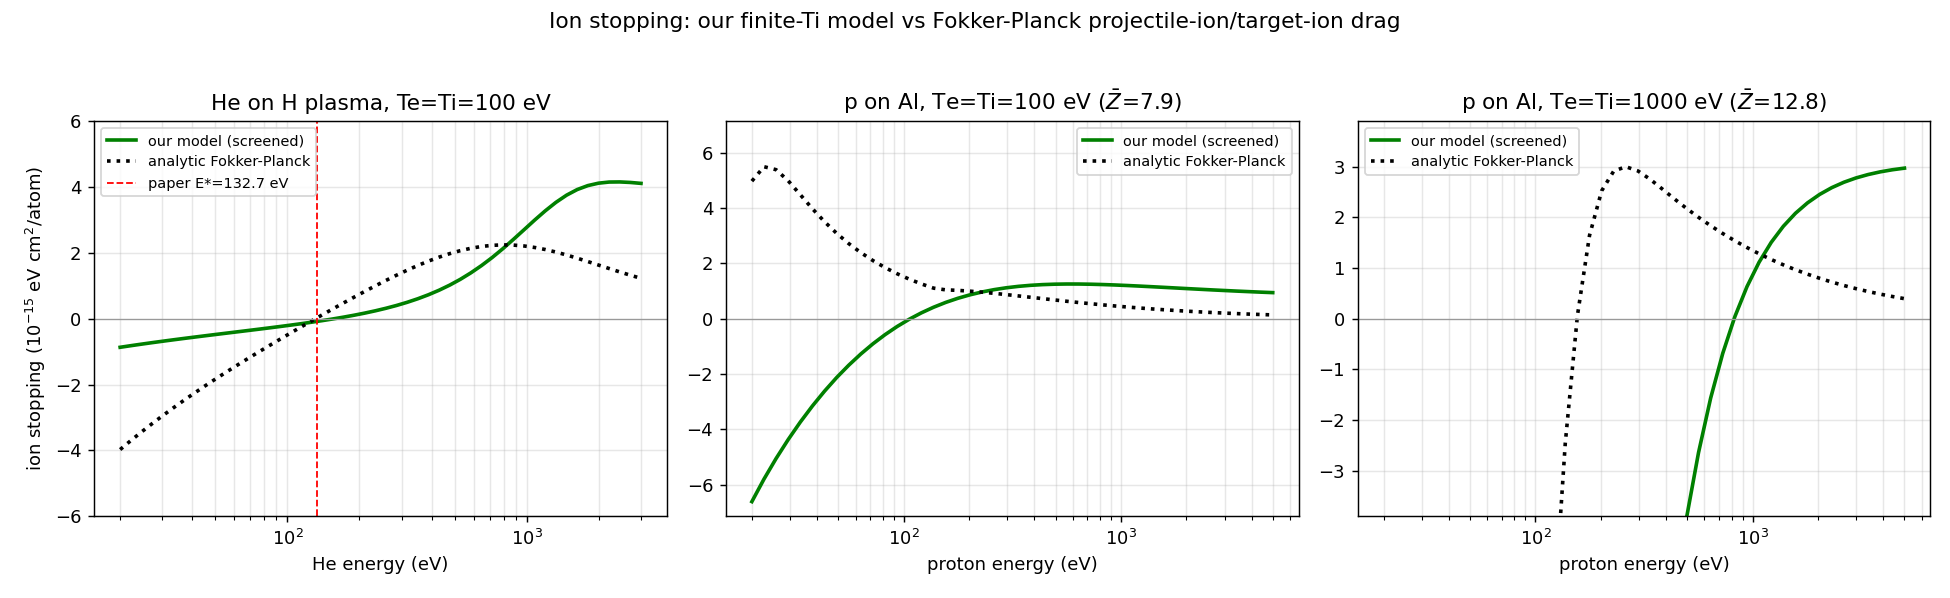

This chart was generated by the following Python code:
"""
nuc_ion_verify.py -- verify the finite-Ti ion-ion stopping of our model against
the Fokker-Planck slowing-down (the projectile-ion / target-ion drag), i.e. the
"ion stopping" that the low-T "nuclear" stopping becomes at finite temperature
(cf. Mehlhorn, J. Appl. Phys. 52, 6522, 1981; Faussurier 2013 Eq. 6).

Two checks:
  1. THRESHOLD (energy gain -> loss).  The analytic Fokker-Planck single-particle
     threshold solves   erf(x)/(x erf'(x)) = 1 + m2/m1 ,  x=v/v_th2,
     v_th2=sqrt(2 kT2/m2).  For He on a fully-ionized H plasma at Te=Ti=100 eV
     this gives E* = 131 eV, matching Faussurier's MD-validated 132.7 eV.
  2. FULL CURVE.  The analytic FP ion-ion stopping
        -dE/dx = (1/2)(4 pi Z1^2 Z2^2 e^4 n2 lnL / (m2 v^2)) [erf(x) - (1+m2/m1) x erf'(x)]
     vs our Maxwellian model (nuclear.eps_n_Maxwell) using (a) the same Coulomb-log
     cross section -- which isolates and validates our slowing-down machinery --
     and (b) the physical screened (Yukawa) interaction.

Run (fac env):  python nuc_ion_verify.py
"""

import numpy as np
import matplotlib
matplotlib.use('Agg')
import matplotlib.pyplot as plt
from scipy.special import erf
from scipy.optimize import brentq

import nuclear as N

ERFP = lambda x: (2.0 / np.sqrt(np.pi)) * np.exp(-x * x)     # erf'(x)


def fp_threshold(m1, m2, T2_eV):
    """Analytic FP single-particle energy-gain threshold E* [eV]."""
    rhs = 1.0 + m2 / m1
    x = brentq(lambda x: erf(x) / (x * ERFP(x)) - rhs, 1e-4, 8.0)
    return (m1 / m2) * x**2 * T2_eV, x


def coulomb_lnL(zp, zt, m1, m2, v, ne, T_eV):
    """Velocity-dependent ION-ION Coulomb logarithm ln(lambda_D / b_min).
    b_90 uses the ion-ion relative velocity (projectile + target-ion thermal),
    NOT the electron thermal velocity."""
    m1a, m2a = m1 * N.AMU_ME, m2 * N.AMU_ME
    mu = m1a * m2a / (m1a + m2a)
    vth2 = 2.0 * (T_eV / N.HARTREE_EV) / m2a          # field-ion thermal speed^2
    lamD = np.sqrt((T_eV / N.HARTREE_EV) / (4.0 * np.pi * ne))   # Debye length
    vrel2 = v**2 + vth2                                # ion-ion relative velocity^2
    b90 = zp * zt / (mu * vrel2)                       # classical 90-deg impact param
    return np.maximum(1.0, np.log(lamD / b90))


def fp_dedx(E_eV, zp, zt, m1, m2, T2_eV, ne):
    """Analytic FP ion-ion stopping cross section [1e-15 eV cm^2/atom], with a
    velocity-dependent Coulomb log."""
    m1a, m2a = m1 * N.AMU_ME, m2 * N.AMU_ME
    E = np.atleast_1d(E_eV) / N.HARTREE_EV
    v = np.sqrt(2.0 * E / m1a)
    vth2 = np.sqrt(2.0 * (T2_eV / N.HARTREE_EV) / m2a)
    x = v / vth2
    lnL = coulomb_lnL(zp, zt, m1, m2, v, ne, T2_eV)
    eps_ha = 0.5 * 4.0 * np.pi * zp**2 * zt**2 * lnL / (m2a * v**2) \
        * (erf(x) - (1.0 + m2a / m1a) * x * ERFP(x))
    return eps_ha * N.EPS_UNIT


def model_dedx(E_eV, zp, zt, m1, m2, T2_eV, U, ti_eV=None, Scoul=None):
    """Our Maxwellian model ion stopping [1e-15 eV cm^2/atom] over E_eV.
    If Scoul is given, use that Coulomb-log S(Ec) instead of the potential U."""
    if ti_eV is None:
        ti_eV = T2_eV
    m1a, m2a = m1 * N.AMU_ME, m2 * N.AMU_ME
    ti = ti_eV / N.HARTREE_EV
    mu = m1a * m2a / (m1a + m2a)
    out = np.empty(len(E_eV))
    for i, Eev in enumerate(E_eV):
        El = Eev / N.HARTREE_EV
        V0 = np.sqrt(2.0 * El / m1a)
        wth = np.sqrt(ti / m2a)
        g0 = max(1e-6, abs(V0 - 5 * wth))
        g1 = np.sqrt((5 * wth)**2 + (V0 + 5 * wth)**2)
        Sf = Scoul if Scoul is not None else \
            N.make_S_interp(U, 0.5 * mu * g0**2, 0.5 * mu * g1**2)
        out[i] = N.eps_n_Maxwell(El, m1a, m2a, Sf, ti) * N.EPS_UNIT
    return out


def main():
    import rd
    fig, axes = plt.subplots(1, 3, figsize=(15, 4.6))

    # ---- He on fully-ionized H plasma, Te=Ti=100 eV (paper E*=132.7 eV) ----
    ni = 1e24 * (0.529177e-8)**3
    zbar = 1.0
    ne = zbar * ni
    E = np.geomspace(20, 3000, 50)
    U = N.build_potential('yukawa', 2, zbar, ne, 100.0 / N.HARTREE_EV)
    ax = axes[0]
    ax.semilogx(E, model_dedx(E, 2, 1, 4.0, 1.008, 100.0, U),
                'g-', lw=2, label='our model (screened)')
    ax.semilogx(E, fp_dedx(E, 2, 1, 4.0, 1.008, 100.0, ne), 'k:', lw=2,
                label='analytic Fokker-Planck')
    ax.axhline(0, color='0.6', lw=.7)
    ax.axvline(132.7, color='r', ls='--', lw=1, label='paper E*=132.7 eV')
    ax.set_title('He on H plasma, Te=Ti=100 eV')
    ax.set_xlabel('He energy (eV)'); ax.set_ylabel(r'ion stopping ($10^{-15}$ eV cm$^2$/atom)')
    ax.set_ylim(-6, 6)
    ax.legend(fontsize=8); ax.grid(alpha=.3, which='both')

    # ---- p on ionized Al at Te=Ti = 100 and 1000 eV ----
    for ax, (te, od) in zip(axes[1:], [(100, '/tmp/nucsweep_Al_100'),
                                       (1000, '/tmp/nucsweep_Al_1000')]):
        h = rd.rdedx(od, header=''); rsA = float(h['rs']); zb = float(h['zbar'])
        neA = zb * N.Nion(rsA)
        Uy = N.build_potential('yukawa', 1, zb, neA, te / N.HARTREE_EV)
        Ep = np.geomspace(20, 5000, 44)
        ym = model_dedx(Ep, 1, zb, 1.008, 26.98, te, Uy)
        ya = fp_dedx(Ep, 1, zb, 1.008, 26.98, te, neA)
        ax.semilogx(Ep, ym, 'g-', lw=2, label='our model (screened)')
        ax.semilogx(Ep, ya, 'k:', lw=2, label='analytic Fokker-Planck')
        ax.axhline(0, color='0.6', lw=.7)
        ax.set_title(r'p on Al, Te=Ti=%g eV ($\bar Z$=%.1f)' % (te, zb))
        ax.set_xlabel('proton energy (eV)')
        top = max(ym.max(), ya.max()) * 1.3
        ax.set_ylim(-top, top)
        ax.legend(fontsize=8); ax.grid(alpha=.3, which='both')

    fig.suptitle('Ion stopping: our finite-Ti model vs Fokker-Planck projectile-ion/target-ion drag')
    fig.tight_layout(rect=[0, 0, 1, 0.96])
    fig.savefig('nuc_ion_verify.pdf'); fig.savefig('nuc_ion_verify.png', dpi=130)
    print('wrote nuc_ion_verify.pdf / .png')

    # printed threshold summary
    print('\nthreshold (energy gain -> loss):')
    for lbl, m1, m2, T in [('He-on-H', 4.0, 1.008, 100.0),
                           ('p-on-Al', 1.008, 26.98, 100.0),
                           ('p-on-Al', 1.008, 26.98, 1000.0)]:
        e, x = fp_threshold(m1, m2, T)
        print('  %-8s T=%5g eV:  analytic FP E*=%.0f eV (x*=%.2f)' % (lbl, T, e, x))


if __name__ == '__main__':
    main()
